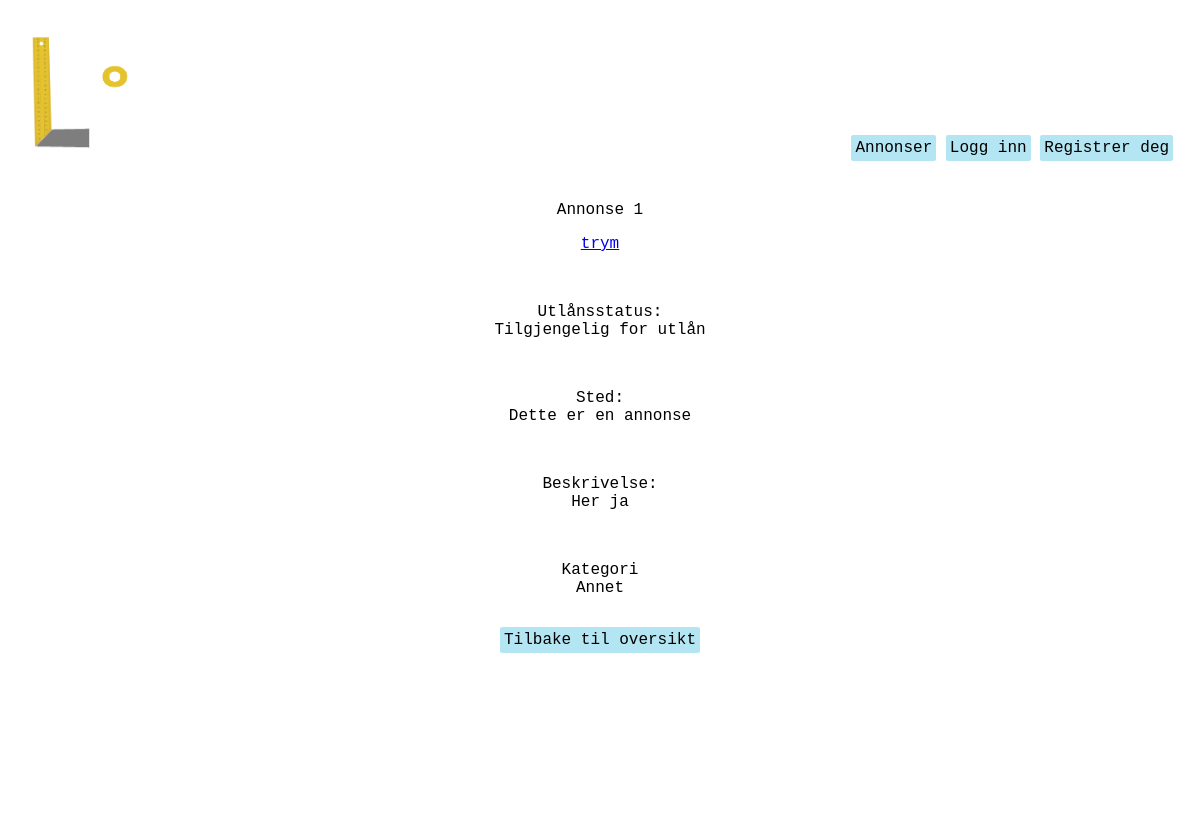
/homepage/listing/34, run on an earlier commit of the app's database.
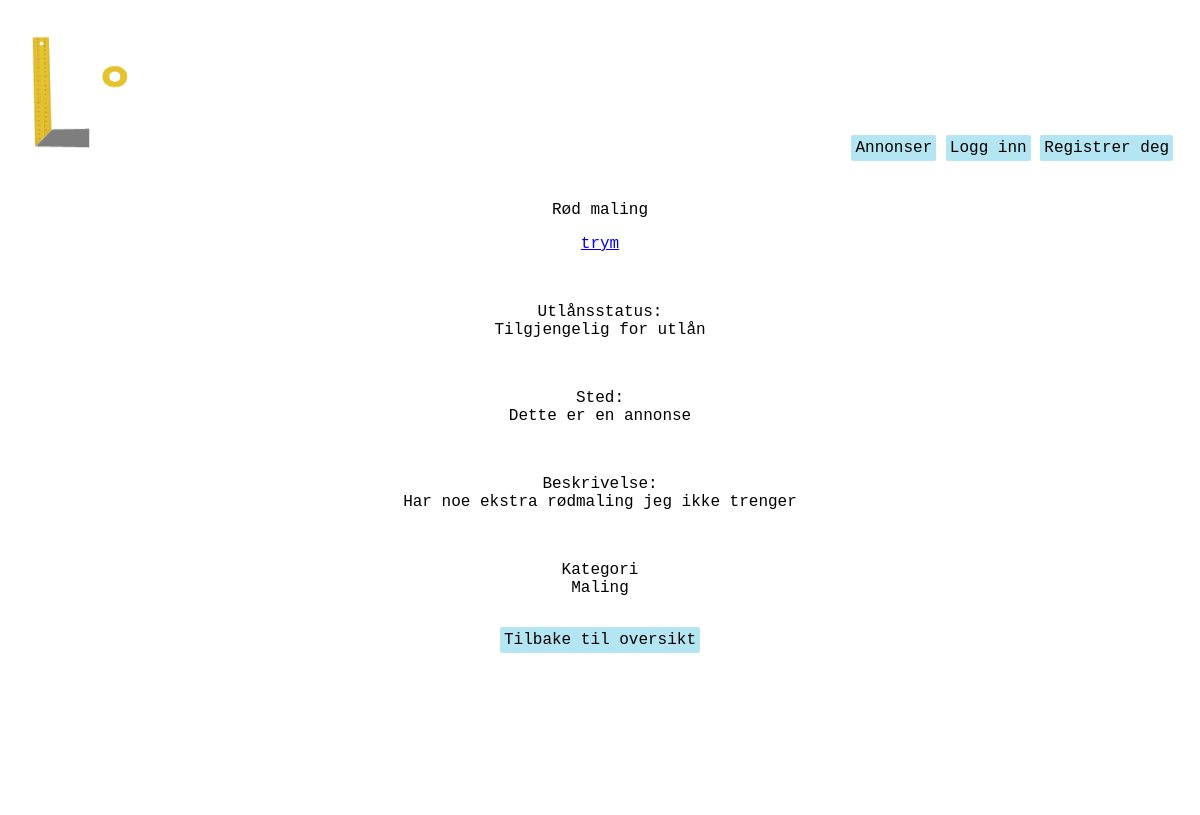
And on a later commit of the database.
### homepage/models.py (models this page shows, shortened)
class Listing(models.Model):
    owner = models.ForeignKey(User, verbose_name = 'User', on_delete=models.CASCADE, null=True) #user burde kanskje endres til settings.AUTH_USER_MODEL. må i så fall django.conf import settings
    title = models.CharField(max_length=50, verbose_name="Tittel")
    loaned = models.BooleanField(default=False, verbose_name="Utlånt?")
    location = models.CharField(max_length=100, verbose_name="Sted") #burde kanskje være annet enn CharField. Gjør det vanskelig å sortere etter denne attributten
    description = models.TextField(verbose_name="Beskrivelse")
    SW = 1
    PT = 2
    WD = 3
    CT = 4
    OT = 5
    CATEGORY_CHOICES = (
        (SW, 'Saging'),
        (PT, 'Maling'),
        (WD, 'Sveising'),
        (CT, 'Kutt/Kapping'),
        (OT, 'Annet'),
    )
    category = models.PositiveSmallIntegerField(
        choices = CATEGORY_CHOICES,
        default = OT,
        verbose_name="Kategori",
    )

### homepage/views.py (the view)
# urls.py: path('listing/<int:listing_id>', views.listing, name='listing'),
def listing(request, listing_id):
    listing = get_object_or_404(Listing, pk = listing_id)
    return render(request, 'homepage/listing.html', {'listing': listing})

### homepage/templates/homepage/listing.html (shortened to what this page needs)
{% extends "users/base.html" %}
{% block content %}
    <div>
      <p class="listing_title">{{listing.title}}</p>
      <p><a href="{% url 'users:profile' listing.owner %}">{{listing.owner}}</a></p>
      <br>
      <p>Utlånsstatus: <br>
        {% if listing.loaned %}
          Utlånt
        {% else %}
          Tilgjengelig for utlån
        {% endif %}
      </p>
      <br>
      <p>Sted: <br>
        {{listing.location}}</p>
      <br>
      <p>Beskrivelse: <br>
        {{listing.description}}</p>
      <br>
      <p>Kategori <br>
        {{listing.get_category_display}}</p>
      <br>
      <a href="{% url 'homepage:listing_overview' %}" class="knapp">Tilbake til oversikt</a>
    </div>
{% endblock content %}

What changed in the data, as far as the page shows it:
changed Listing "Dette er en annonse": title "Annonse 1" → "Rød maling"; description "Her ja" → "Har noe ekstra rødmaling jeg ikke trenger"; category "Annet" → "Maling"
